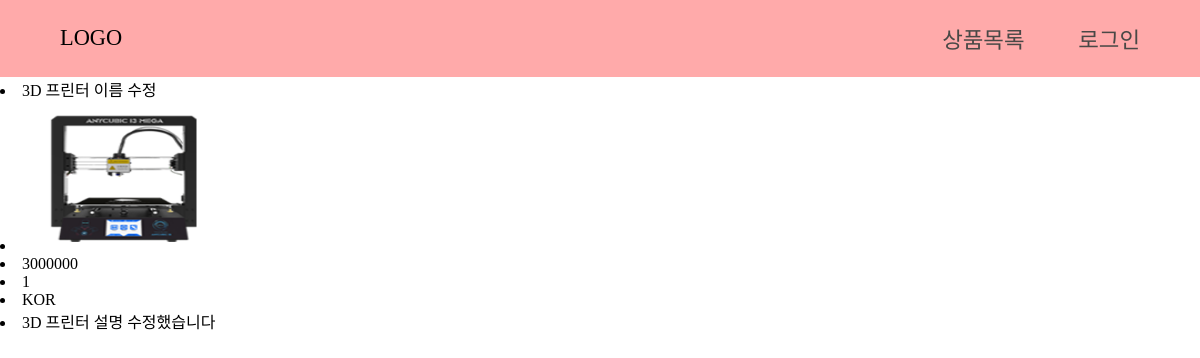
Page /list/4/ on the committed database.
### product/models.py (models this page shows)
class Product(models.Model):
	Name = models.CharField(max_length=50)
	Thumbnail = models.FileField(upload_to='product')
	Price = models.IntegerField()
	Stock = models.IntegerField(null=True)
	Country = models.CharField(max_length=3,choices=COUNTRY_CHOICE)
	Abstraction = models.CharField(max_length=500, null=True, blank=True)

### product/views.py (the view)
# urls.py: url(r'^list/(?P<product_id>\d+)/$', product_view.showProduct),
def showProduct(request, product_id):
	pShow = get_object_or_404(Product, pk=product_id)
	return render(request, 'product.html', {'pShow':pShow})

### templates/product.html
{% extends "base.html" %}
{% block contents %}
        <div id="list">
                <li>{{pShow.Name}}</li>
                <li><img src="{{pShow.Thumbnail.url}}" height="150" width="200" /></li>
                <li>{{pShow.Price}}</li>
                <li>{{pShow.Stock}}</li>
                <li>{{pShow.Country}}</li>
                <li>{{pShow.Abstraction}}</li>
        </div>
{% endblock %}

### static/css/base.css (style rules this page uses)
body { margin:0; }

### rows in the picture
Product: Name "3D 프린터 이름 수정", Thumbnail (picture), Price "3000000", Stock "1", Country "KOR", Abstraction "3D 프린터 설명 수정했습니다"
